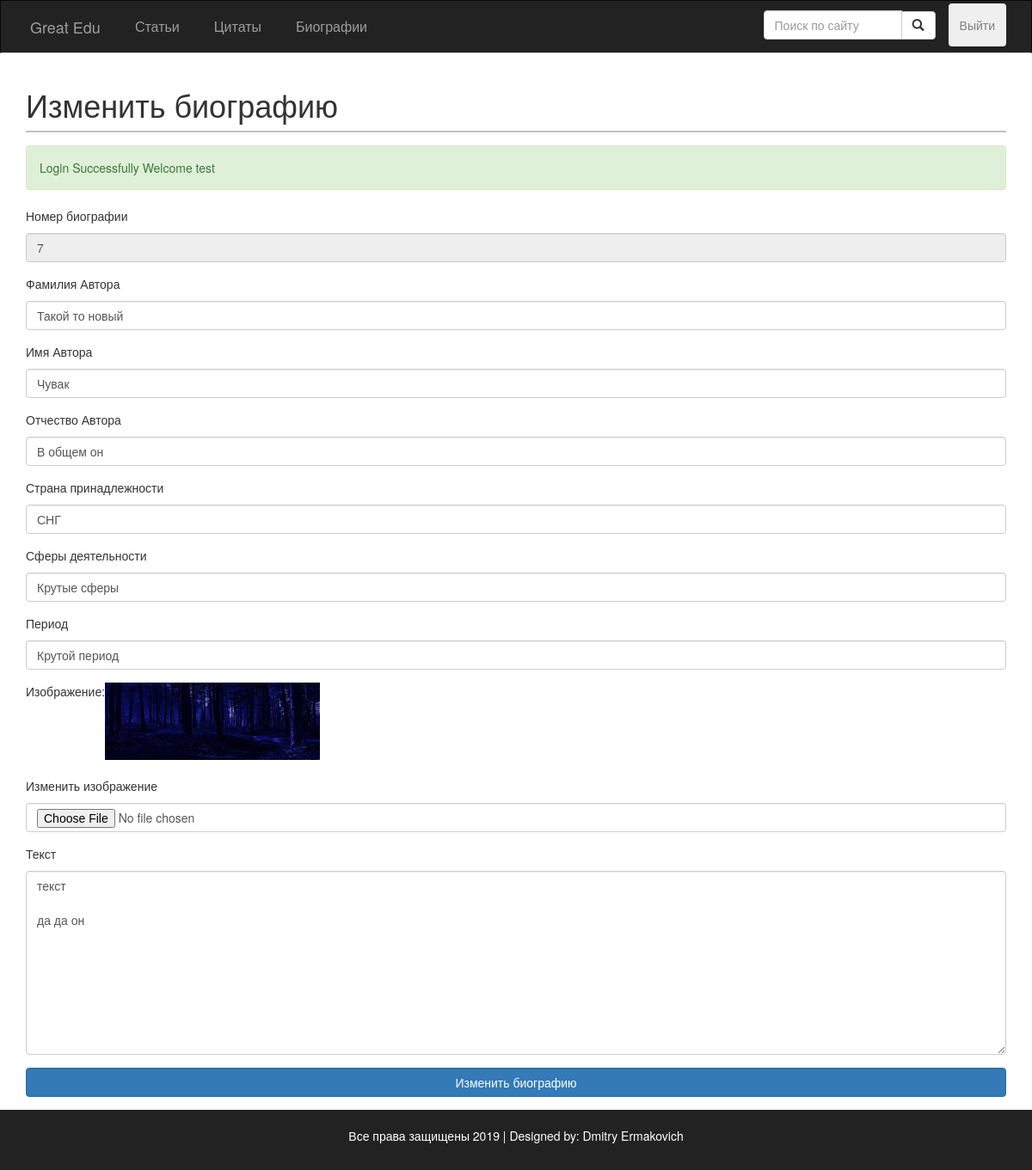
The app's page /src/public_routes/editBio.php?bio_id=7 (signed in), older data.
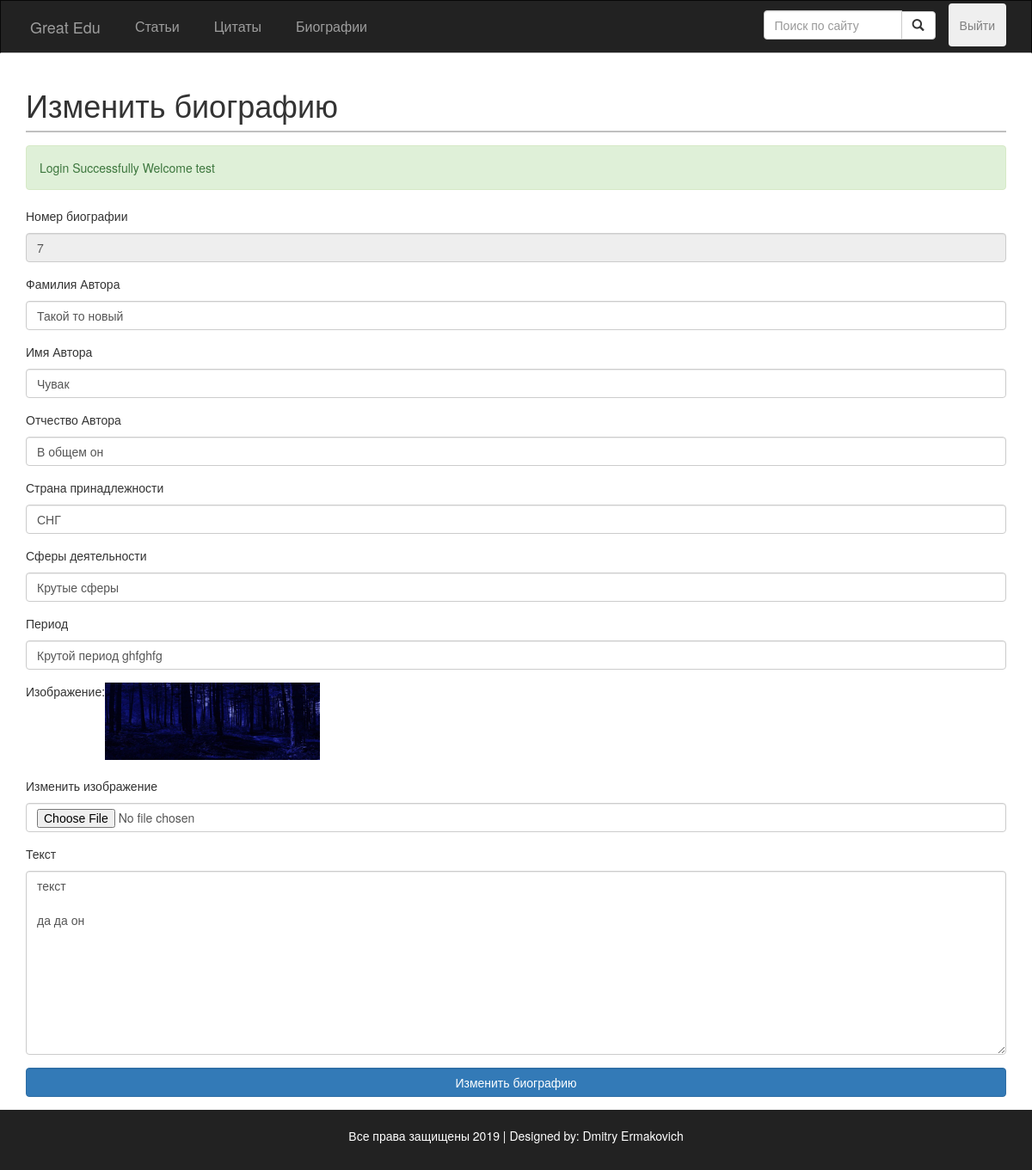
The same page, newer data.
### src/utils/editBio_c.php (called while the page is built, shortened)
<?php
function fillEditingBio()
{
  if (isset($_GET['bio_id'])) {
    if (!empty($_GET['bio_id'])) {
      $sql = "SELECT * FROM Авторы WHERE id = '$_GET[bio_id]'";
      $exec = doSQLQuery($sql);
      if (mysqli_num_rows($exec) > 0) {
        if ($bio = mysqli_fetch_assoc($exec)) {
          $bio_id = $bio['id'];
          $bio_author_surname = "$bio[фамилия]";
          $bio_author_name = "$bio[имя]";
          $bio_author_second_name = "$bio[отчество]";
          $bio_state = $bio['страна_принадлежности'];
          $bio_sphere_id = $bio['сферы_деятельности'];
          $bio_sphere = getShpereNameById($bio_sphere_id);
          $bio_period_id = $bio['период'];
          $bio_period = getPeriodNameById($bio_period_id);
          $biography = $bio['биография'];
          $bio_image = $biography . '.jpg';
          $bio_content_file = $biography . '.txt';
          $bio_content = LoadTextFromBioFile($bio_content_file);
        }
      }
    }
  }
}

### src/Include/dbFunctions.php (called while the page is built, shortened)
<?php
require_once 'DatabaseLoad.php';
function doSQLQuery($query)
{
  global $con2;
  try {
    $exec = mysqli_query($con2, $query) or die(mysqli_error($con2));
    if ($exec) {
      return $exec;
    }
  } catch (Exception $e) {
    echo $e->getMessage();
  }
  return false;
}
function getPeriodNameById($id) {
  $query = "SELECT название FROM Периоды WHERE id = $id";
  $exec = doSQLQuery($query);
  if ($res = mysqli_fetch_assoc($exec)) {
    return $res['название'];
  }
  return null;
}
function getShpereNameById($id) {
  $query = "SELECT название FROM Сферы_деятельности WHERE id = $id";
  $exec = doSQLQuery($query);
  if ($res = mysqli_fetch_assoc($exec)) {
    return $res['название'];
  }
  return null;
}

### src/Include/commonFuncs.php (called while the page is built, shortened)
<?php
function LoadTextFromBioFile($file)
{
  $post_content = '';
  if (is_null($file)) {
    $post_content = 'error load';
  } else {
    $post_content = file_get_contents('Upload/bios/' . $file);
  }
  return $post_content;
}

### src/public_routes/editBio.php (the view, shortened to what the changed rows need)
<?php require_once '../Include/commonFuncs.php'?>
<?php require_once '../Include/dbFunctions.php'?>
<?php require_once '../utils/editBio_c.php'?>
<?php
global $bio_id,
  $biography,
  $bio_author_surname,
  $bio_author_name,
  $bio_author_second_name,
  $bio_state,
  $bio_sphere,
  $bio_date,
  $bio_period,
  $bio_content,
  $bio_image;
?>
<?php fillEditingBio();?>
<!DOCTYPE html>
<html>
<head>
  <link href="https://stackpath.bootstrapcdn.com/bootstrap/3.3.7/css/bootstrap.min.css" rel="stylesheet"
>
  <link rel="stylesheet" type="text/css" href="/js-scripts/Assets/styles.css">
</head>
<body>
  <div class="blog" style="min-height: -webkit-fill-available;">
        <div class="container" style="min-height: -webkit-fill-available;">
          <div class="page-title">
            <h1>Изменить биографию</h1>
          </div>
          <form action="editBio.php?bio_id=<?php echo $_GET['bio_id'] ?>" method="POST" enctype="multipart/form-data">
            <fieldset>
              <div class="form-group">
                <p for="quote-author">Номер биографии</p>
                <input disabled type="text" name="bio-id" class="form-control" id="quote-id"
                value="<?php echo $bio_id ?>">
              </div>
              <div class="form-group">
                <p for="quote-author">Фамилия Автора</p>
                <input type="text" name="bio-author-surname" class="form-control" id="quote-author"
                value="<?php echo $bio_author_surname ?>">
              </div>
              <div class="form-group">
                <p for="quote-author">Имя Автора</p>
                <input type="text" name="bio-author-name" class="form-control" id="quote-author"
                value="<?php echo $bio_author_name ?>">
              </div>
              <div class="form-group">
                <p for="quote-author">Отчество Автора</p>
                <input type="text" name="bio-author-second-name" class="form-control" id="quote-author"
                value="<?php echo $bio_author_second_name ?>">
              </div>
              <div class="form-group">
                <p for="quote-author">Страна принадлежности</p>
                <input type="text" name="bio-state" class="form-control" id="quote-author"
                value="<?php echo $bio_state ?>">
              </div>
              <div class="form-group">
                <p for="quote-source">Сферы деятельности</p>
                <input type="text" name="bio-sphere" class="form-control" id="quote-source"
                value="<?php echo $bio_sphere ?>">
              </div>
              <div class="form-group">
                <p for="quote-theme">Период</p>
                <input type="text" name="bio-period" class="form-control" id="quote-theme"
                value="<?php echo $bio_period ?>">
              </div>
              <div style="display:flex">
                <p>Изображение:  </p>
                <?php
                  $img = "/Upload/bios/$bio_image?m=";
                ?>
                <img src="<?php echo $img . time()?>" width='250' height='90'>
              </div>
              <br>
              <div class="form-group">
                <p for="quote-content">Текст</p>
                <textarea rows="10" class="form-control" name="bio-content"
                id="bio-content"><?php echo htmlentities($bio_content); ?></textarea>
              </div>
            </fieldset>
          </form>
        </div>
  </div>
</body>
</html>

Row changes from the older to the newer data that the page shows:
changed авторы "Такой то новый": bio-period "Крутой период" → "Крутой период ghfghfg"
